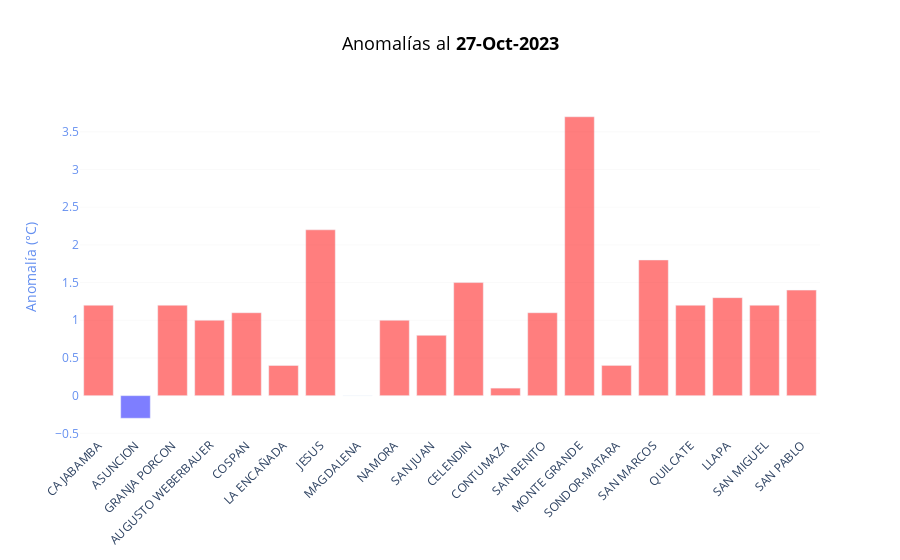

Notebook source saved alongside this figure:
### Code cell
dash.amx

### Figure 1 — Plotly figure (JSON) as saved in the notebook; plotly's stock layout.template omitted (floating-point values rounded to 4 significant figures)
{"data": [{"marker": {"color": ["red", "blue", "red", "red", "red", "red", "red", "white", "red", "red", "red", "red", "red", "red", "red", "red", "red", "red", "red", "red"]}, "opacity": 0.5, "type": "bar", "x": ["CAJABAMBA", "ASUNCION", "GRANJA PORCON", "AUGUSTO WEBERBAUER", "COSPAN", "LA ENCAÑADA", "JESUS", "MAGDALENA", "NAMORA", "SAN JUAN", "CELENDIN", "CONTUMAZA", "SAN BENITO", "MONTE GRANDE", "SONDOR-MATARA", "SAN MARCOS", "QUILCATE", "LLAPA", "SAN MIGUEL", "SAN PABLO"], "y": [1.2, -0.3, 1.2, 1, 1.1, 0.4, 2.2, 0, 1, 0.8, 1.5, 0.1, 1.1, 3.7, 0.401, 1.8, 1.2, 1.3, 1.2, 1.4]}], "layout": {"colorway": ["#636EFA", "#EF553B", "#00CC96", "#AB63FA", "#FFA15A", "#19D3F3", "#FF6692", "#B6E880", "#FF97FF", "#FECB52"], "plot_bgcolor": "rgba(0, 0, 0, 0)", "title": {"font": {"color": "black", "size": 18}, "text": "Anomalías al <b>27-Oct-2023<b>", "x": 0.5}, "xaxis": {"tickangle": -45}, "yaxis": {"gridcolor": "rgba(244,244,244,255)", "gridwidth": 0.5, "showgrid": true, "tickfont": {"color": "rgba(100,143,240,255)"}, "title": {"font": {"color": "rgba(100,143,240,255)"}, "text": "Anomalía (°C)"}}}}
